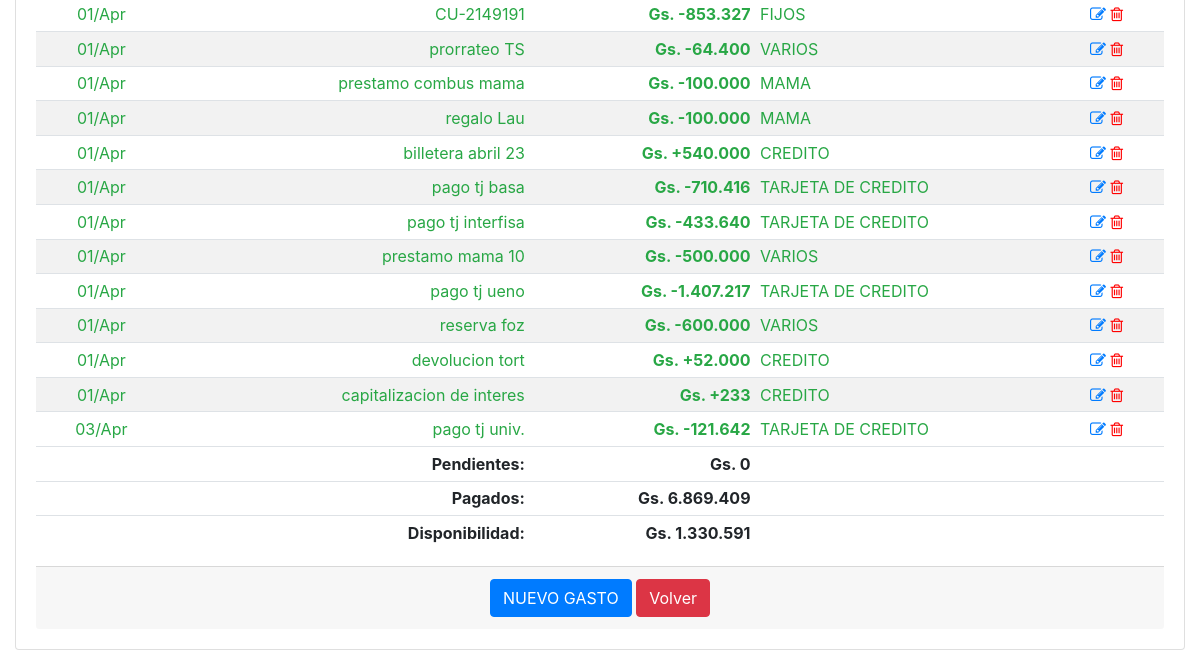
The app's page /historico_gastos_detalle/2023-04 (signed in, lower part), older data.
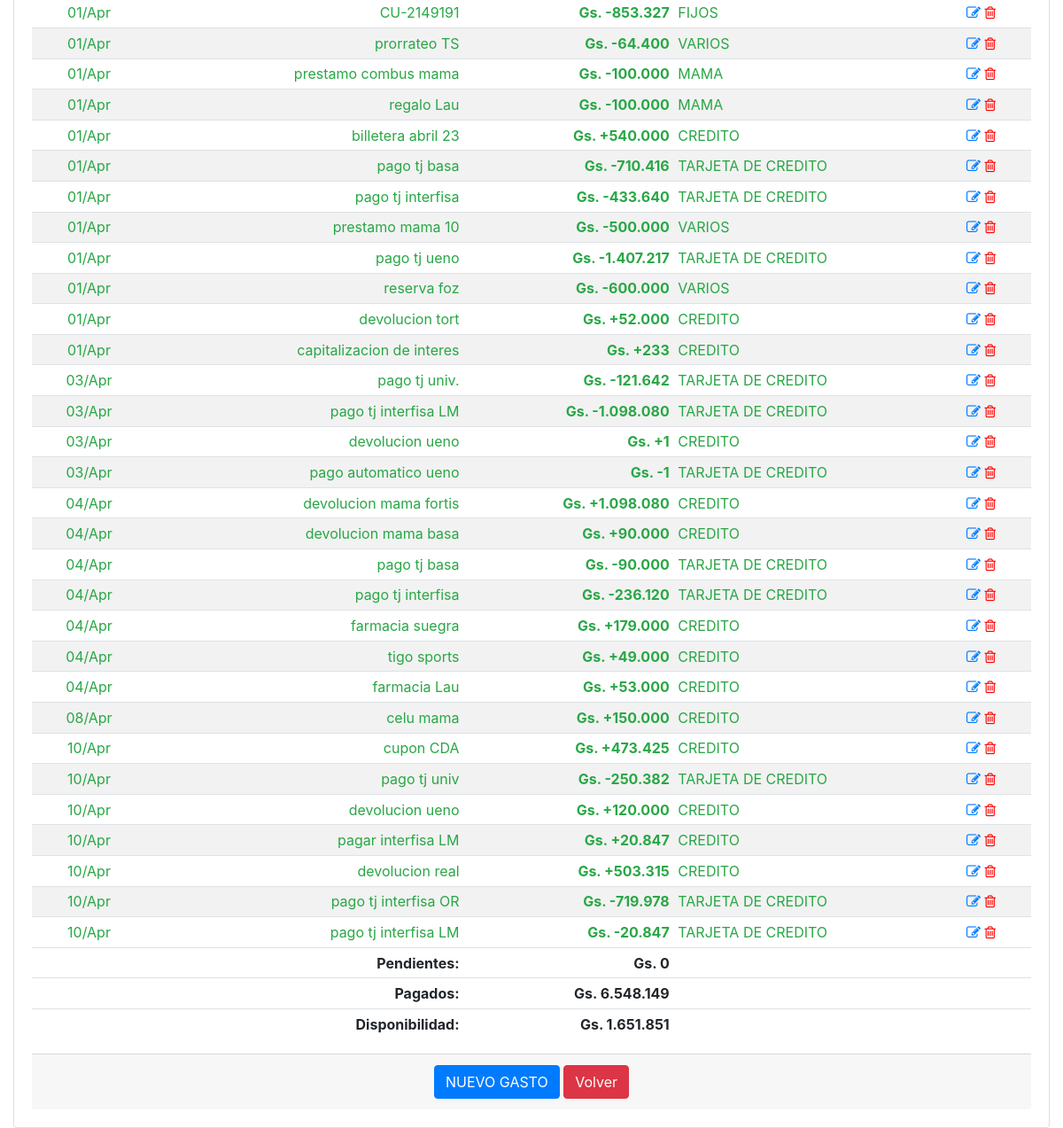
The same page, newer data.
### app/models.py (models this page shows, shortened)
class GastosFijos(db.Model):
    __tablename__='gastos_fijos'
    id = db.Column(db.Integer, primary_key=True)
    date = db.Column(db.Date, nullable=False)
    fecha_pagar = db.Column(db.Date, nullable=False)
    descripcion = db.Column(db.String(100), nullable=False)
    monto = db.Column(db.Integer)
    operacion = db.Column(db.Boolean, server_default=u'False')
    pagado = db.Column(db.Boolean, server_default=u'False')
    id_agrupador_gastos = db.Column(db.Integer, db.ForeignKey('agrupador_gastos.id'), nullable=True)
    agrupador_gastos = db.relationship('AgrupadorGastos',backref='agrupador_gastos', foreign_keys=[id_agrupador_gastos])

class AgrupadorGastos(db.Model):
    __tablename__='agrupador_gastos'
    id = db.Column(db.Integer, primary_key=True)
    agrupador = db.Column(db.String(100), nullable=False)

### app/routes.py (the view)
@app.route('/historico_gastos_detalle/<string:periodo>', methods=['GET', 'POST'])
@login_required
def historico_gastos_detalle(periodo):
    gastos = GastosFijos.query.filter(func.strftime("%Y-%m", GastosFijos.fecha_pagar)==periodo).filter(GastosFijos.descripcion!='REFERENCIA').order_by(GastosFijos.fecha_pagar).all()
    if not gastos:
        precarga_deudas(periodo)
        gastos = GastosFijos.query.filter(func.strftime("%Y-%m", GastosFijos.fecha_pagar)==periodo).all()
    deuda = deuda_total(gastos)
    credito, pendientes, pagados = calcular_disponibilidad(periodo)#SALARIO_NETO - deuda
    disponibilidad = credito - pagados
    return render_template('historico_gastos_detalle.html', periodo=periodo, gastos=gastos, deuda=deuda, disponibilidad=disponibilidad, pendientes=pendientes)

### app/models.py (called while the page is built)
@login.user_loader
def load_user(id):
    return User.query.get(int(id))

### app/utilitarios.py (called while the page is built)
def deuda_total(deudas):
    saldo = 0
    for deuda in deudas:
        if deuda.pagado:
            if not deuda.operacion:
                saldo += deuda.monto
            else:
                saldo -= deuda.monto
    return saldo

### app/templates/historico_gastos_detalle.html (shortened to what this page needs)
{% extends "base.html" %}
{% block main %}
<div class="card">
    <div class="card-body">
        <div class="table-responsive">
            <table class="table table-striped table-sm">
                <tbody>
                    {% for gasto in gastos %}
                    <tr class="{{ 'text-success' if gasto.pagado else 'text-danger' }}">
                        <td class="card-text text-center">{{ gasto.fecha_pagar.strftime('%d/%b') }}</td>
                        <td class="card-text text-right">{{ gasto.descripcion }}</td>
                        <td class="card-text text-right"><strong>Gs. {{ "+" if gasto.operacion else "-" }}{{ "{:,.0f}".format(gasto.monto).replace(",", ".") }}</strong></td>
                        <td class="card-text text-left">{{ gasto.agrupador_gastos.agrupador }}</td>
                        <td class="align-self-end">
                            <a href="{{ url_for('modificar_gasto', gasto_id=gasto.id) }}"><i class="fa fa-pencil-square-o"></i></a>
                            <a href="{{ url_for('borrar_gasto', gasto_id=gasto.id) }}" style="color:red"><i class="fa fa-trash-o"></i></a>
                        </td>
                    </tr>
                    {% endfor %}
                </tbody>
                <tfoot>
                    <tr>
                        <td></td>
                        <td class="card-text text-right"><strong>Pendientes:</strong></td>
                        <td class="card-text text-right"><strong>Gs. {{ "{:,.0f}".format(pendientes).replace(",", ".") }}</strong></td>
                        <td></td>
                        <td></td>
                    </tr>
                    <tr>
                        <td></td>
                        <td class="card-text text-right"><strong>Pagados:</strong></td>
                        <td class="card-text text-right"><strong>Gs. {{ "{:,.0f}".format(deuda).replace(",", ".") }}</strong></td>
                        <td></td>
                        <td></td>
                    </tr>
                    <tr>
                        <td></td>
                        <td class="card-text text-right"><strong>Disponibilidad:</strong></td>
                        <td class="card-text text-right"><strong>Gs. {{ "{:,.0f}".format(disponibilidad).replace(",", ".") }}</strong></td>
                        <td></td>
                        <td></td>
                    </tr>
                </tfoot>
            </table>
        </div>
        <div class="card-footer text-muted text-center">
            <a href="{{ url_for('nuevo_gasto') }}" class="btn btn-primary">NUEVO GASTO</a>
            <a href="#" onclick="goBack()" class="btn btn-danger">Volver</a>
        </div>
    </div>
</div>
{% endblock %}

### app/templates/base.html (shortened to what this page needs)
<!doctype html>
<html lang="en">
  <head>
    <link rel="stylesheet" href="https://stackpath.bootstrapcdn.com/bootstrap/4.5.0/css/bootstrap.min.css">
    <link rel="stylesheet" href="https://maxcdn.bootstrapcdn.com/font-awesome/4.4.0/css/font-awesome.min.css">
  </head>
  <body>
    <div class="container-fluid">
    <br>
      <div>
        {% block main %}{% endblock %}
      </div>
    </div>
  </body>
</html>

Row changes from the older to the newer data that the page shows:
added GastosFijos: fecha_pagar "03/Apr", descripcion "pago tj interfisa LM", operacion "-", monto "1.098.080", agrupador_gastos.agrupador "TARJETA DE CREDITO"
added GastosFijos: fecha_pagar "03/Apr", descripcion "devolucion ueno", operacion "+", monto "1", agrupador_gastos.agrupador "CREDITO"
added GastosFijos: fecha_pagar "03/Apr", descripcion "pago automatico ueno", operacion "-", monto "1", agrupador_gastos.agrupador "TARJETA DE CREDITO"
added GastosFijos: fecha_pagar "04/Apr", descripcion "devolucion mama fortis", operacion "+", monto "1.098.080", agrupador_gastos.agrupador "CREDITO"
added GastosFijos: fecha_pagar "04/Apr", descripcion "devolucion mama basa", operacion "+", monto "90.000", agrupador_gastos.agrupador "CREDITO"
added GastosFijos: fecha_pagar "04/Apr", descripcion "pago tj basa", operacion "-", monto "90.000", agrupador_gastos.agrupador "TARJETA DE CREDITO"
added GastosFijos: fecha_pagar "04/Apr", descripcion "pago tj interfisa", operacion "-", monto "236.120", agrupador_gastos.agrupador "TARJETA DE CREDITO"
added GastosFijos: fecha_pagar "04/Apr", descripcion "farmacia suegra", operacion "+", monto "179.000", agrupador_gastos.agrupador "CREDITO"
added GastosFijos: fecha_pagar "04/Apr", descripcion "tigo sports", operacion "+", monto "49.000", agrupador_gastos.agrupador "CREDITO"
added GastosFijos: fecha_pagar "04/Apr", descripcion "farmacia Lau", operacion "+", monto "53.000", agrupador_gastos.agrupador "CREDITO"
added GastosFijos: fecha_pagar "08/Apr", descripcion "celu mama", operacion "+", monto "150.000", agrupador_gastos.agrupador "CREDITO"
added GastosFijos: fecha_pagar "10/Apr", descripcion "cupon CDA", operacion "+", monto "473.425", agrupador_gastos.agrupador "CREDITO"
added GastosFijos: fecha_pagar "10/Apr", descripcion "pago tj univ", operacion "-", monto "250.382", agrupador_gastos.agrupador "TARJETA DE CREDITO"
added GastosFijos: fecha_pagar "10/Apr", descripcion "devolucion ueno", operacion "+", monto "120.000", agrupador_gastos.agrupador "CREDITO"
added GastosFijos: fecha_pagar "10/Apr", descripcion "pagar interfisa LM", operacion "+", monto "20.847", agrupador_gastos.agrupador "CREDITO"
added GastosFijos: fecha_pagar "10/Apr", descripcion "devolucion real", operacion "+", monto "503.315", agrupador_gastos.agrupador "CREDITO"
added GastosFijos: fecha_pagar "10/Apr", descripcion "pago tj interfisa OR", operacion "-", monto "719.978", agrupador_gastos.agrupador "TARJETA DE CREDITO"
added GastosFijos: fecha_pagar "10/Apr", descripcion "pago tj interfisa LM", operacion "-", monto "20.847", agrupador_gastos.agrupador "TARJETA DE CREDITO"
Text that changed along with them:
{{ "{:,.0f}".format(deuda).replace(",", ".") }}: "6.869.409" → "6.548.149"
{{ "{:,.0f}".format(disponibilidad).replace(",", ".") }}: "1.330.591" → "1.651.851"
